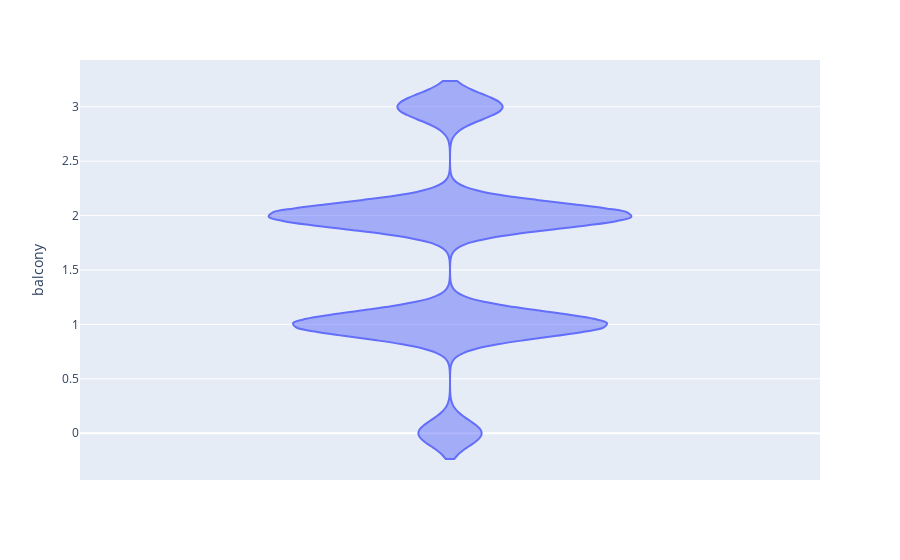

The code cell stored with this chart in its notebook:
### Code cell
fig = px.violin(df4,y="balcony")
fig.show()

### Figure 1 — Plotly figure (JSON) as saved in the notebook; plotly's stock layout.template omitted (floating-point values rounded to 4 significant figures; data arrays with more than 128 entries replaced by an {"elided": "..."} marker saying what was removed)
{"data": [{"alignmentgroup": "True", "box": {"visible": false}, "hovertemplate": "balcony=%{y}<extra></extra>", "legendgroup": "", "marker": {"color": "#636efa"}, "name": "", "offsetgroup": "", "orientation": "v", "scalegroup": "True", "showlegend": false, "type": "violin", "x0": " ", "xaxis": "x", "y": {"elided": "12805 float values"}, "y0": " ", "yaxis": "y"}], "layout": {"autosize": true, "legend": {"tracegroupgap": 0}, "margin": {"t": 60}, "violinmode": "group", "xaxis": {"anchor": "y", "autorange": true, "domain": [0, 1], "range": [-0.5, 0.5], "type": "category"}, "yaxis": {"anchor": "x", "autorange": true, "domain": [0, 1], "range": [-0.4298, 3.43], "title": {"text": "balcony"}, "type": "linear"}}}
